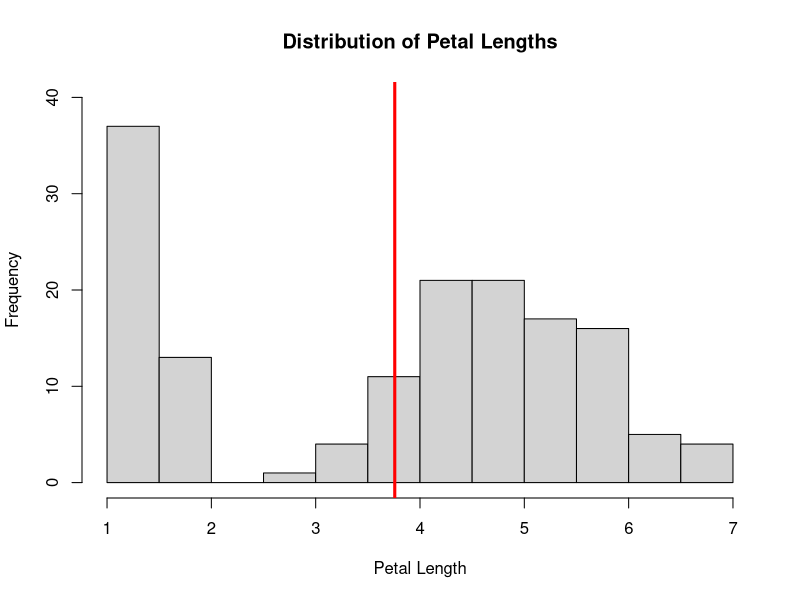
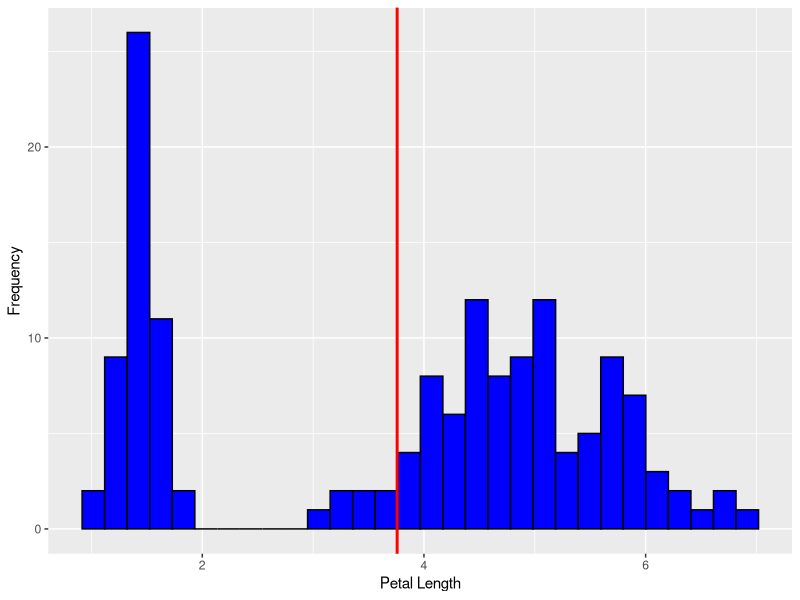

Write R code to recreate these figures, in order.
## Install package(s) onto the computer 
#install.packages("tidyverse")

## Activates the package tidyverse or ggplot2 to be used 
library(tidyverse)
## Loads the data set "iris"
data(iris)
## Looks up information about the data set "iris"
?iris
help(iris)
## Creates a variable of the mean of petal lengths from the iris data set
petal_length_mean = mean(iris$Petal.Length)


## creates a histogram for the frequency of petal lengths and xlab and ylab and main relabels
## main, x, y axis

hist(iris$Petal.Length,
     xlab = "Petal Length", ylab = "Frequency", main = "Distribution of Petal Lengths",
     ylim = c(0,40)
)
## inserts a line the mean line as red
abline(v = petal_length_mean, col='red', lwd = 3)

## uses ggplot function instead of hist() to create a histogram graph of petal length
p <- ggplot(iris, aes (x = Petal.Length))+
  ## actually creates the histogram  and makes the outline black and filling the inside blue
  ## then labels the x and y axis
  geom_histogram(color = "black", fill = "blue")+
  geom_vline(aes(xintercept = petal_length_mean), color = "red", linewidth = 1) +
  ##geom_density(color = "green", linewidth = 1)+
  labs (x = "Petal Length", y = "Frequency")

#Summary of the iris data set
summary (iris)
#Summarize using dplyr summerize() function better for data frames
summarize (iris)
#Can also summarize the data set by looking at the structure (how many observations and variables)
str(iris)

ggsave(p, filename = "plot.png")

##plot(iris$Sepal.Length, iris$Sepal.Width)
##plot(Sepal.Length - Sepal.Width, dataframe = iris)

##checks if package is installed, if not will be installed
##require(tidyverse)

